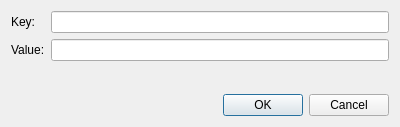
<?xml version="1.0" encoding="UTF-8"?>
<ui version="4.0">
 <class>SolarusEditor::NewEntityUserPropertyDialog</class>
 <widget class="QDialog" name="SolarusEditor::NewEntityUserPropertyDialog">
  <property name="geometry">
   <rect>
    <x>0</x>
    <y>0</y>
    <width>400</width>
    <height>127</height>
   </rect>
  </property>
  <property name="windowTitle">
   <string>New user property</string>
  </property>
  <layout class="QVBoxLayout" name="verticalLayout_3">
   <item>
    <layout class="QVBoxLayout" name="vertical_layout_2">
     <property name="leftMargin">
      <number>0</number>
     </property>
     <property name="topMargin">
      <number>0</number>
     </property>
     <property name="rightMargin">
      <number>0</number>
     </property>
     <property name="bottomMargin">
      <number>0</number>
     </property>
     <item>
      <layout class="QFormLayout" name="formLayout">
       <property name="leftMargin">
        <number>0</number>
       </property>
       <property name="topMargin">
        <number>0</number>
       </property>
       <property name="rightMargin">
        <number>0</number>
       </property>
       <property name="bottomMargin">
        <number>0</number>
       </property>
       <item row="0" column="0">
        <widget class="QLabel" name="property_key_label">
         <property name="text">
          <string>Key:</string>
         </property>
        </widget>
       </item>
       <item row="0" column="1">
        <widget class="QLineEdit" name="property_key_field"/>
       </item>
       <item row="1" column="0">
        <widget class="QLabel" name="property_value_label">
         <property name="text">
          <string>Value:</string>
         </property>
        </widget>
       </item>
       <item row="1" column="1">
        <widget class="QLineEdit" name="property_value_field"/>
       </item>
      </layout>
     </item>
     <item>
      <widget class="QDialogButtonBox" name="button_box">
       <property name="orientation">
        <enum>Qt::Orientation::Horizontal</enum>
       </property>
       <property name="standardButtons">
        <set>QDialogButtonBox::StandardButton::Cancel|QDialogButtonBox::StandardButton::Ok</set>
       </property>
      </widget>
     </item>
    </layout>
   </item>
  </layout>
 </widget>
 <resources/>
 <connections>
  <connection>
   <sender>button_box</sender>
   <signal>accepted()</signal>
   <receiver>SolarusEditor::NewEntityUserPropertyDialog</receiver>
   <slot>accept()</slot>
   <hints>
    <hint type="sourcelabel">
     <x>248</x>
     <y>254</y>
    </hint>
    <hint type="destinationlabel">
     <x>157</x>
     <y>274</y>
    </hint>
   </hints>
  </connection>
  <connection>
   <sender>button_box</sender>
   <signal>rejected()</signal>
   <receiver>SolarusEditor::NewEntityUserPropertyDialog</receiver>
   <slot>reject()</slot>
   <hints>
    <hint type="sourcelabel">
     <x>316</x>
     <y>260</y>
    </hint>
    <hint type="destinationlabel">
     <x>286</x>
     <y>274</y>
    </hint>
   </hints>
  </connection>
 </connections>
</ui>
